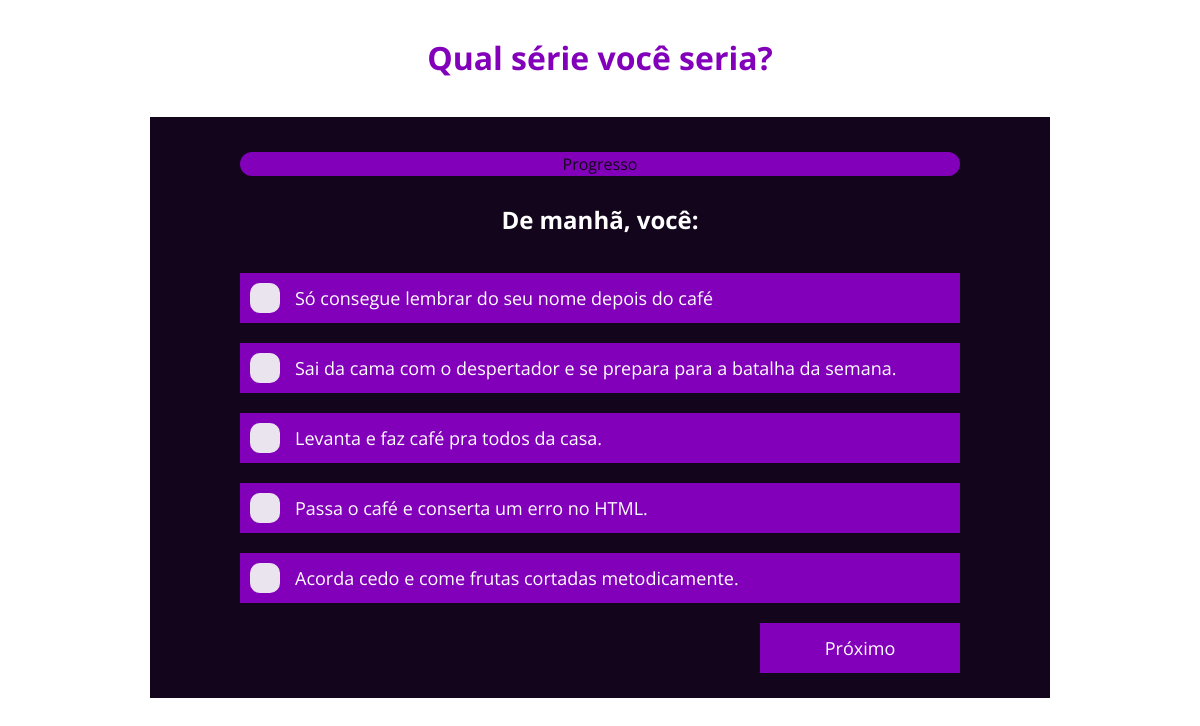
The page /questions.php on the database its author committed.
### tables this page shows
CREATE TABLE `questions` (
  `id` int(11) NOT NULL,
  `text` varchar(255) NOT NULL,
  PRIMARY KEY (id)
);

CREATE TABLE `answers` (
  `id` int(11) NOT NULL,
  `question` int(11) NOT NULL,
  `serie` int(11) NOT NULL,
  `text` varchar(255) NOT NULL,
  PRIMARY KEY (id),
  FOREIGN KEY (question) REFERENCES questions(id),
  FOREIGN KEY (serie) REFERENCES series(id)
);

### questions.php (the view, shortened to what this page needs)
<?php
require_once("includes/header.php");
?>
<form class="siteCard" id="testForm" action="result.php" method="post">
    <? $sql = "SELECT * FROM `questions`";
    $questions = $pdo->prepare($sql);
    $questions->execute();
    while($question = $questions->fetch(PDO::FETCH_ASSOC)) {
        echo '<div class="questionTab">
        <div class="progressBar">
            <div class="progress progress'.$question["id"].'"></div>
        </div>
            <h2 class="questionTitle">'.$question["text"].'</h2>
            <div class="answersContainer">';
                $sql = "SELECT * FROM `answers` WHERE `question` = :question ORDER BY RAND()";
                $answers = $pdo->prepare($sql);
                $answers->bindValue(':question', $question["id"], PDO::PARAM_INT);
                $answers->execute();
                while($answer = $answers->fetch(PDO::FETCH_ASSOC)) {
                    echo '<label class="answer">
                        <input type="radio" value="'.$answer["serie"].'" name="'.$answer["question"].'" />
                        <span class="checkmark"></span>
                        <span class="aswertText">'.$answer["text"].'</span>
                    </label>';
                }
        echo '</div>
        </div>';
    } ?>
    <div class="buttons">
        <button id="nextButton" type="button">Avançar</button>
    </div>
</form>
<? require_once("includes/footer.php"); ?>

### includes/header.php (shortened to what this page needs)
<html>
    <head>
        <link rel="stylesheet" href="css/normalize.css">
        <link rel="stylesheet" href="css/main.css">
        <link rel="stylesheet" href="css/questions.css">
        <link rel="stylesheet" href="css/result.css">
    </head>
    <body>
        <h1 class="sitename">Qual série você seria?</h1>

### includes/footer.php
    </body>
</html>

### css/main.css (style rules this page uses)
html, body { display: flex; flex-flow: column; align-items: center; font-family: 'Open Sans', 'Roboto', 'Helvetica', sans-serif; }
.sitename { margin: 5vh 0; color: #8300BA; text-align: center; }
.siteCard { display: flex; flex-flow: column nowrap; align-items: center; width: 75vw; padding: 25px 0; background-color: #13051C; color: #fff; }
button { width: 200px; height: 50px; max-width: 40%; border: none; outline: none; background-color: #8300BA; color: #fff; font-size: 18px; cursor: pointer; }

### css/questions.css (style rules this page uses)
.questionTab { display: none; flex-flow: column nowrap; align-items: center; width: 100%; }
.questionTitle { width: 80%; font-size: 24px; text-align: center; }
.answersContainer { display: flex; flex-flow: column nowrap; width: 80%; margin: 10px 0; }
.answer { display: flex; align-items: center; width: 100%; min-height: 40px; margin: 10px 0; padding: 5px 0; background-color: #8300BA; cursor: pointer; }
.aswertText { font-size: 18px; }
.checkmark { height: 30px; min-width: 30px; margin: 0 15px 0 10px; border-radius: 10px; background-color: #EAE4EF; transition: 0.25s; }
.buttons { display: flex; flex-flow: row wrap; justify-content: flex-end; width: 80%; }
.progressBar { display: flex; justify-content: flex-start; align-items: center; width: 80%; height: 24px; margin: 10px 0; border-radius: 12px; background-color: #8300BA; }
.progressBar:after { content: "Progresso"; position: absolute; display: flex; justify-content: center; width: 100%; left: 0; color: #13051C; }

### rows shown on the page
questions: text "De manhã, você:"
answers: text "Só consegue lembrar do seu nome depois do café"
answers: text "Sai da cama com o despertador e se prepara para a batalha da semana."
answers: text "Levanta e faz café pra todos da casa."
answers: text "Passa o café e conserta um erro no HTML."
answers: text "Acorda cedo e come frutas cortadas metodicamente."
